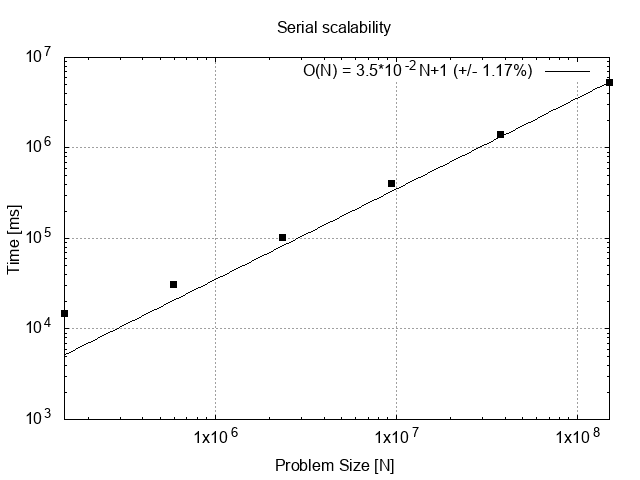

Here is the gnuplot script that generated this plot:
set title "Serial scalability"
set datafile separator ","
set xlabel 'Problem Size [N]'
set ylabel 'Time [ms]'
set grid
set term png
set view map
set output 'serial-scalability.png'
set autoscale fix
set logscale
set format y "10^%L"
set fit errorvariables

o(x) = a*x + c

fit o(x) 'single.csv' using ($1**2):($2==1?$5:1/0) via a, c
otitle = sprintf("O(N) = %.1f*10^{-2}N+%d (+/- %.2f\%)", a*100, c, a_err/a*100)

plot \
	'single.csv' using ($1**2):($2==1?$5:1/0):xtic($1) pt 5 ps 1 lc rgb 'black' notitle, \
	 o(x) with lines lc rgb 'black' title otitle

replot